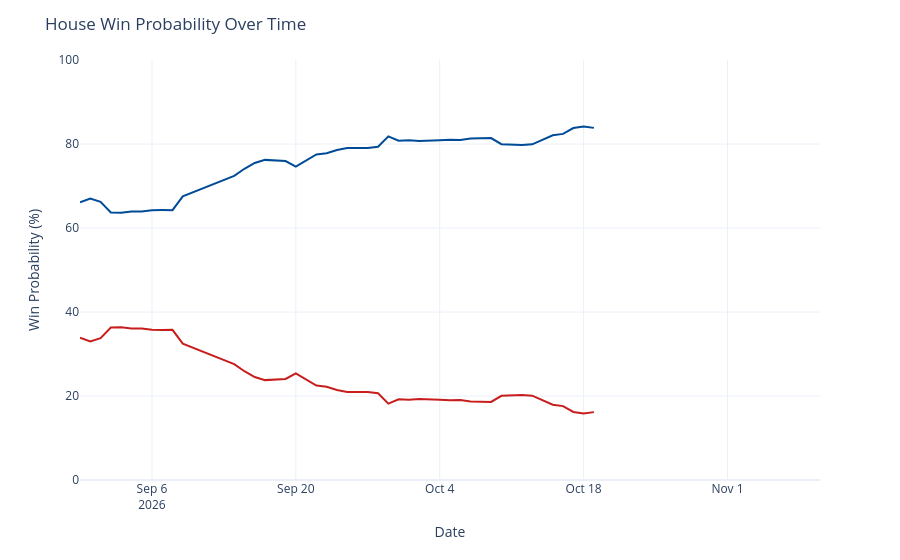

Notebook source saved alongside this figure:
### Code cell
chance_over_time = output_ts[(output_ts['geo'] == 'US House') &
                             (output_ts['type'] == 'chance')]
chance_over_time['rep_chance'] = chance_over_time['y'].map(lambda x: 100 - x)
chance_over_time = chance_over_time.rename({'y': 'Democrats', 'rep_chance': 'Republicans'}, axis=1)
chance_time_ser = px.line(chance_over_time, x='date', y=['Democrats', 'Republicans'], template='plotly_white',
                         color_discrete_map={'Democrats': '#004b97', 'Republicans': '#c71e1d'},)
chance_time_ser.update_traces(hovertemplate="%{y:.1f}%")
chance_time_ser.update_layout(
    xaxis=dict(range=[pd.to_datetime('2026-08-30'), pd.to_datetime('2026-11-10')]),
    yaxis=dict(range=[0, 100]),
    xaxis_title='Date',
    yaxis_title='Win Probability (%)',
    title=dict(text="House Win Probability Over Time"),
    hovermode="x",
    showlegend=False
)
chance_time_ser

### Figure 1 — Plotly figure (JSON) as saved in the notebook; plotly's stock layout.template omitted (floating-point values rounded to 4 significant figures)
{"data": [{"hovertemplate": "%{y:.1f}%", "legendgroup": "Democrats", "line": {"color": "#004b97", "dash": "solid"}, "marker": {"symbol": "circle"}, "mode": "lines", "name": "Democrats", "orientation": "v", "showlegend": true, "type": "scatter", "x": ["2026-08-30", "2026-08-31", "2026-09-01", "2026-09-02", "2026-09-03", "2026-09-04", "2026-09-05", "2026-09-06", "2026-09-07", "2026-09-08", "2026-09-09", "2026-09-14", "2026-09-15", "2026-09-16", "2026-09-17", "2026-09-18", "2026-09-19", "2026-09-20", "2026-09-21", "2026-09-22", "2026-09-23", "2026-09-24", "2026-09-25", "2026-09-26", "2026-09-27", "2026-09-28", "2026-09-29", "2026-09-30", "2026-10-01", "2026-10-02", "2026-10-03", "2026-10-04", "2026-10-05", "2026-10-06", "2026-10-07", "2026-10-08", "2026-10-09", "2026-10-10", "2026-10-11", "2026-10-12", "2026-10-13", "2026-10-15", "2026-10-16", "2026-10-17", "2026-10-18", "2026-10-19"], "xaxis": "x", "y": [66.12, 67.02, 66.25, 63.69, 63.65, 63.91, 63.91, 64.23, 64.27, 64.25, 67.54, 72.39, 74.1, 75.49, 76.22, 76.08, 75.94, 74.59, 76.12, 77.51, 77.78, 78.58, 79.05, 79.05, 79.05, 79.34, 81.82, 80.78, 80.9, 80.69, 80.7, 80.88, 81.01, 80.94, 81.32, 81.39, 81.42, 79.94, 79.78, 79.75, 79.92, 82.09, 82.41, 83.8, 84.17, 83.84], "yaxis": "y"}, {"hovertemplate": "%{y:.1f}%", "legendgroup": "Republicans", "line": {"color": "#c71e1d", "dash": "solid"}, "marker": {"symbol": "circle"}, "mode": "lines", "name": "Republicans", "orientation": "v", "showlegend": true, "type": "scatter", "x": ["2026-08-30", "2026-08-31", "2026-09-01", "2026-09-02", "2026-09-03", "2026-09-04", "2026-09-05", "2026-09-06", "2026-09-07", "2026-09-08", "2026-09-09", "2026-09-14", "2026-09-15", "2026-09-16", "2026-09-17", "2026-09-18", "2026-09-19", "2026-09-20", "2026-09-21", "2026-09-22", "2026-09-23", "2026-09-24", "2026-09-25", "2026-09-26", "2026-09-27", "2026-09-28", "2026-09-29", "2026-09-30", "2026-10-01", "2026-10-02", "2026-10-03", "2026-10-04", "2026-10-05", "2026-10-06", "2026-10-07", "2026-10-08", "2026-10-09", "2026-10-10", "2026-10-11", "2026-10-12", "2026-10-13", "2026-10-15", "2026-10-16", "2026-10-17", "2026-10-18", "2026-10-19"], "xaxis": "x", "y": [33.88, 32.98, 33.75, 36.31, 36.35, 36.09, 36.09, 35.77, 35.73, 35.75, 32.46, 27.61, 25.9, 24.51, 23.78, 23.92, 24.06, 25.41, 23.88, 22.49, 22.22, 21.42, 20.95, 20.95, 20.95, 20.66, 18.18, 19.22, 19.1, 19.31, 19.3, 19.12, 18.99, 19.06, 18.68, 18.61, 18.58, 20.06, 20.22, 20.25, 20.08, 17.91, 17.59, 16.2, 15.83, 16.16], "yaxis": "y"}], "layout": {"hovermode": "x", "legend": {"title": {"text": "variable"}, "tracegroupgap": 0}, "margin": {"t": 60}, "showlegend": false, "title": {"text": "House Win Probability Over Time"}, "xaxis": {"anchor": "y", "domain": [0, 1], "range": ["2026-08-30T00:00:00", "2026-11-10T00:00:00"], "title": {"text": "Date"}}, "yaxis": {"anchor": "x", "domain": [0, 1], "range": [0, 100], "title": {"text": "Win Probability (%)"}}}}
